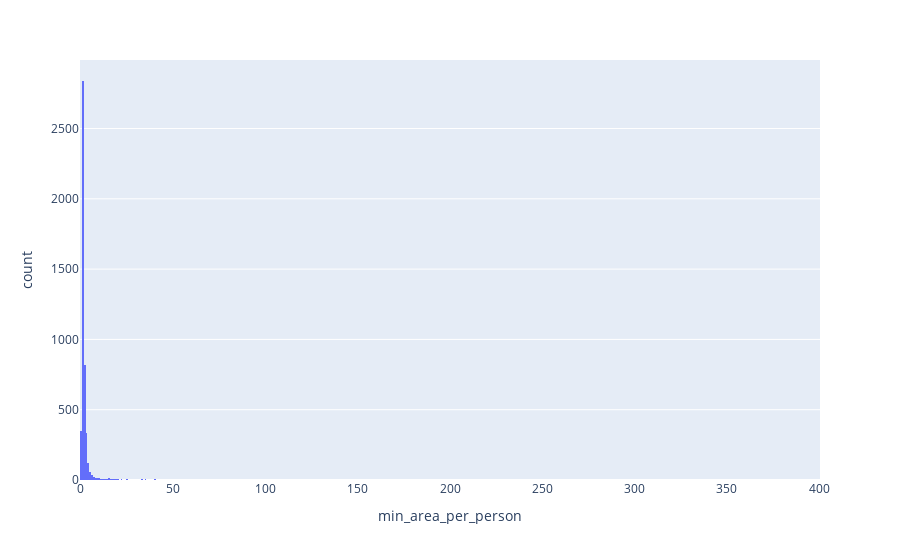

Notebook code for this chart:
### Code cell
fig = px.histogram(venues, x = 'min_area_per_person')
fig.show()

### Figure 1 — Plotly figure (JSON) as saved in the notebook; plotly's stock layout.template omitted (floating-point values rounded to 4 significant figures; data arrays with more than 128 entries replaced by an {"elided": "..."} marker saying what was removed)
{"data": [{"alignmentgroup": "True", "bingroup": "x", "hovertemplate": "min_area_per_person=%{x}<br>count=%{y}<extra></extra>", "legendgroup": "", "marker": {"color": "#636efa", "pattern": {"shape": ""}}, "name": "", "offsetgroup": "", "orientation": "v", "showlegend": false, "type": "histogram", "x": {"elided": "4760 float values"}, "xaxis": "x", "yaxis": "y"}], "layout": {"autosize": true, "barmode": "relative", "legend": {"tracegroupgap": 0}, "margin": {"t": 60}, "xaxis": {"anchor": "y", "autorange": true, "domain": [0, 1], "range": [-0.5, 400.5], "title": {"text": "min_area_per_person"}, "type": "linear"}, "yaxis": {"anchor": "x", "autorange": true, "domain": [0, 1], "range": [0, 2987.0], "title": {"text": "count"}}}}
